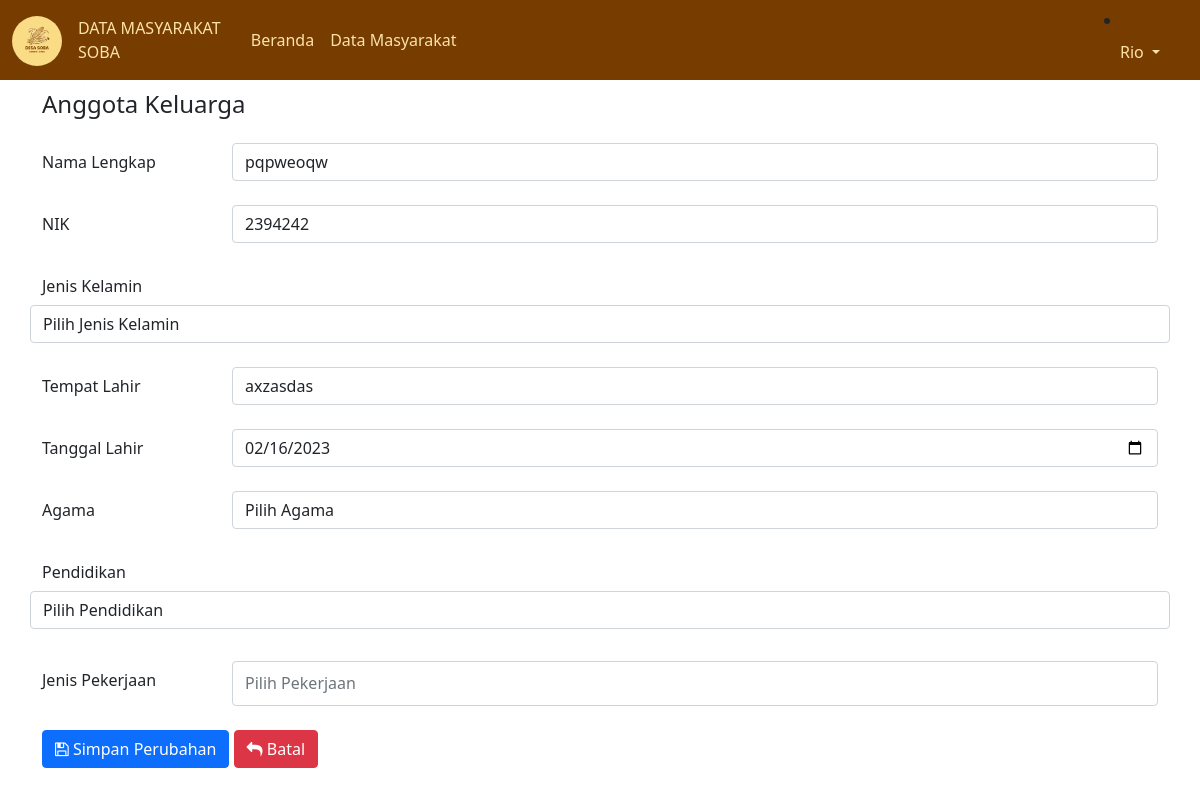
The page /add_anggota.php?ubah=43 (signed in) on the database its author committed.
### tables this page shows
CREATE TABLE `anggota_kk` (
  `id` int(100) NOT NULL,
  `nama_lengkap` varchar(200) NOT NULL,
  `nik` int(20) NOT NULL,
  `jenis_kelamin` varchar(20) NOT NULL,
  `tempat_lahir` varchar(50) NOT NULL,
  `tanggal_lahir` date NOT NULL,
  `agama` varchar(20) NOT NULL,
  `pendidikan` varchar(50) NOT NULL,
  `jenis_pekerjaan` varchar(50) NOT NULL,
  `no_kk` int(100) NOT NULL
);

### add_anggota.php (the view, shortened to what this page needs)
<!DOCTYPE html>
<?php
    require "koneksi.php";
    $nama_lengkap = "";
    $nik = "";
    $tempat_lahir = "";
    $tanggal_lahir = "";
    if(isset($_GET['ubah'])){
        $id = $_GET['ubah'];
        $query = "SELECT * FROM anggota_kk WHERE id = '$id'";
        $sql = mysqli_query($conn, $query);
        $result = mysqli_fetch_assoc($sql);
        $nama_lengkap = $result['nama_lengkap'];
        $nik = $result['nik'];
        $tempat_lahir = $result['tempat_lahir'];
        $tanggal_lahir = $result['tanggal_lahir'];
    }
?>
<html lang="en">
<head>
    <link rel="stylesheet" href="node_modules/bootstrap/dist/css/bootstrap.min.css">
    <link rel="stylesheet" href="fontawesome/css/font-awesome.min.css">
</head>
<body>
<?php
  require "navbar.php";
?>
<div class="container">
    <figure style="margin-top: 10px;">
      <blockquote class="blockquote">
        <h4>Anggota Keluarga</h4>
      </blockquote>
      </figure>
      <?php if(isset($_GET['ubah'])){
    ?>
    <form action="proses_anggota_kk.php?id_kk=<?php echo $result['no_kk']; ?>" method="POST" enctype="multipart/form-data">
    <?php }else{ ?>
       <form action="proses_anggota_kk.php" method="POST" enctype="multipart/form-data">
    <?php } ?>
         <div class="mb-3 row mt-4">
                <label for="nama_lengkap" class="col-sm-2 col-form-label">Nama Lengkap</label>
                <div class="col-sm-10">
                    <input autocomplete="off" required type="text" name="nama_lengkap" class="form-control" value="<?php echo $nama_lengkap; ?>">
                </div>
            </div>
         <div class="mb-3 row mt-4">
                <label for="nik" class="col-sm-2 col-form-label">NIK</label>
                <div class="col-sm-10">
                    <input autocomplete="off" required type="number" name="nik" class="form-control" value="<?php echo $nik; ?>">
                </div>
            </div>
        <div class="mb-3 row mt-4">
            <label for="jenis_kelamin" class="col-sm-2 col-form-label">Jenis Kelamin</label>
            <select name="jenis_kelamin" id="jenis_kelamin" class="form-control" required>
                <option value="" disabled selected>Pilih Jenis Kelamin</option>
            </select>
        </div>
        <div class="mb-3 row mt-4">
                <label for="tempat_lahir" class="col-sm-2 col-form-label">Tempat Lahir</label>
                <div class="col-sm-10">
                    <input autocomplete="off" required type="text" name="tempat_lahir" class="form-control" value="<?php echo $tempat_lahir; ?>">
                </div>
            </div>
        <div class="mb-3 row mt-4">
                <label for="tanggal_lahir" class="col-sm-2 col-form-label">Tanggal Lahir</label>
                <div class="col-sm-10">
                    <input autocomplete="off" required type="date" name="tanggal_lahir" class="form-control" value="<?php echo $tanggal_lahir; ?>">
                </div>
            </div>
        <div class="mb-3 row mt-4">
                <label for="agama" class="col-sm-2 col-form-label">Agama</label>
                <div class="col-sm-10">
                <select name="agama" id="agama" class="form-control" required>
                    <option value="" disabled selected>Pilih Agama</option>
                </select>
                </div>
            </div>
        <div class="mb-3 row mt-4">
                <label for="pendidikan" class="col-sm-2 col-form-label">Pendidikan</label>
                <select name="pendidikan" id="pendidikan" class="form-control" required>
                    <option value="" disabled selected>Pilih Pendidikan</option>
                </select>
            </div>
            <div class="row">
                <label for="jenis_pekerjaan" class="col-sm-2 col-form-label mt-3">Jenis Pekerjaan</label>
                <div class="col-md-10 form-group mt-3">
                    <input class="form-control" style="height: 45px" list="jenis_pekerjaan" name="jenis_pekerjaan" id="jenis_kerja" placeholder="Pilih Pekerjaan" required>
                </div>
            </div>
            <div class="mb-3 row mt-4">
                <div class="col">
                    <?php
                        if(isset($_GET['ubah'])){
                            ?>
                        <button type="submit" name="ubah" class="btn btn-primary">
                            <i class="fa fa-floppy-o" aria-hidden="true"></i>
                            Simpan Perubahan
                        </button>
                            <?php
                        }
                        ?>
                        <?php
                        if(isset($_GET['ubah'])){
                            ?>
                       <a href="anggota_kk.php?id_kk=<?php echo $result['no_kk']; ?>" type="button" class="btn btn-danger">
                        <i class="fa fa-reply" aria-hidden="true"></i>
                        Batal
                        </a>
                            <?php
                        }
                        ?>
            </div>
        </div>
    </form>
</div>
</body>
</html>

### rows shown on the page
anggota_kk: nama_lengkap "pqpweoqw", nik "2394242", tempat_lahir "axzasdas", tanggal_lahir "02/16/2023"
